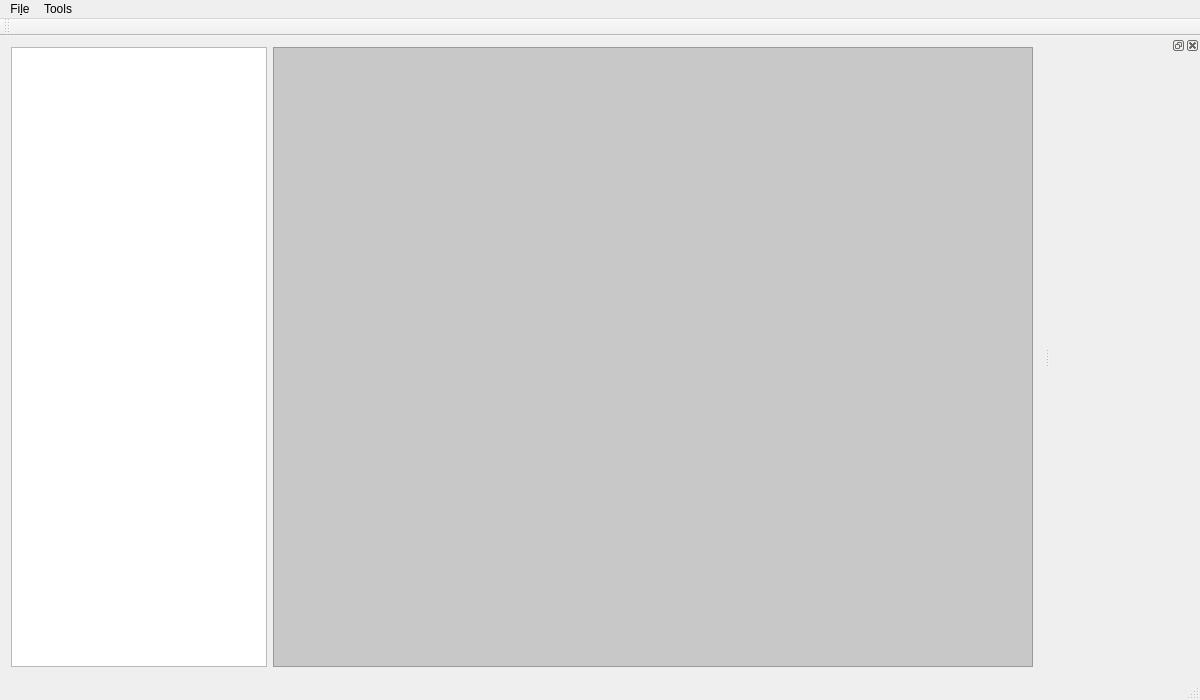
<?xml version="1.0" encoding="UTF-8"?>
<ui version="4.0">
 <class>MainWindow</class>
 <widget class="QMainWindow" name="MainWindow">
  <property name="geometry">
   <rect>
    <x>0</x>
    <y>0</y>
    <width>1200</width>
    <height>700</height>
   </rect>
  </property>
  <property name="windowTitle">
   <string>Blueprint</string>
  </property>
  <widget class="QWidget" name="centralWidget">
   <layout class="QHBoxLayout" name="horizontalLayout">
    <item>
     <widget class="QTreeView" name="treeView">
      <property name="sizePolicy">
       <sizepolicy hsizetype="Preferred" vsizetype="Expanding">
        <horstretch>0</horstretch>
        <verstretch>0</verstretch>
       </sizepolicy>
      </property>
      <property name="baseSize">
       <size>
        <width>0</width>
        <height>0</height>
       </size>
      </property>
     </widget>
    </item>
    <item>
     <widget class="CanvasView" name="canvas">
      <property name="styleSheet">
       <string notr="true">background-color: rgb(200, 200, 200);</string>
      </property>
     </widget>
    </item>
   </layout>
  </widget>
  <widget class="QMenuBar" name="menuBar">
   <property name="geometry">
    <rect>
     <x>0</x>
     <y>0</y>
     <width>1200</width>
     <height>23</height>
    </rect>
   </property>
   <widget class="QMenu" name="menuFile">
    <property name="title">
     <string>Fi&amp;le</string>
    </property>
   </widget>
   <widget class="QMenu" name="menuTools">
    <property name="title">
     <string>Tools</string>
    </property>
    <addaction name="actionSelection"/>
    <addaction name="actionLine"/>
    <addaction name="actionCircle"/>
    <addaction name="actionRectangle"/>
   </widget>
   <addaction name="menuFile"/>
   <addaction name="menuTools"/>
  </widget>
  <widget class="QToolBar" name="toolBar">
   <attribute name="toolBarArea">
    <enum>TopToolBarArea</enum>
   </attribute>
   <attribute name="toolBarBreak">
    <bool>false</bool>
   </attribute>
  </widget>
  <widget class="QStatusBar" name="statusBar"/>
  <widget class="QDockWidget" name="propertiesDock">
   <property name="minimumSize">
    <size>
     <width>150</width>
     <height>62</height>
    </size>
   </property>
   <attribute name="dockWidgetArea">
    <number>2</number>
   </attribute>
   <widget class="QWidget" name="dockWidgetContents">
    <layout class="QVBoxLayout" name="verticalLayout">
     <item>
      <widget class="PropertiesWindow" name="propertiesWindow" native="true"/>
     </item>
    </layout>
   </widget>
  </widget>
  <action name="actionLine">
   <property name="checkable">
    <bool>true</bool>
   </property>
   <property name="text">
    <string>&amp;Line</string>
   </property>
  </action>
  <action name="actionCircle">
   <property name="checkable">
    <bool>true</bool>
   </property>
   <property name="text">
    <string>&amp;Ellipse</string>
   </property>
  </action>
  <action name="actionRectangle">
   <property name="checkable">
    <bool>true</bool>
   </property>
   <property name="text">
    <string>&amp;Rectangle</string>
   </property>
  </action>
  <action name="actionSelection">
   <property name="checkable">
    <bool>true</bool>
   </property>
   <property name="text">
    <string>&amp;Selection</string>
   </property>
  </action>
 </widget>
 <layoutdefault spacing="6" margin="11"/>
 <customwidgets>
  <customwidget>
   <class>CanvasView</class>
   <extends>QGraphicsView</extends>
   <header>CanvasView.h</header>
  </customwidget>
  <customwidget>
   <class>PropertiesWindow</class>
   <extends>QWidget</extends>
   <header>PropertiesWindow.h</header>
   <container>1</container>
  </customwidget>
 </customwidgets>
 <resources/>
 <connections/>
</ui>
